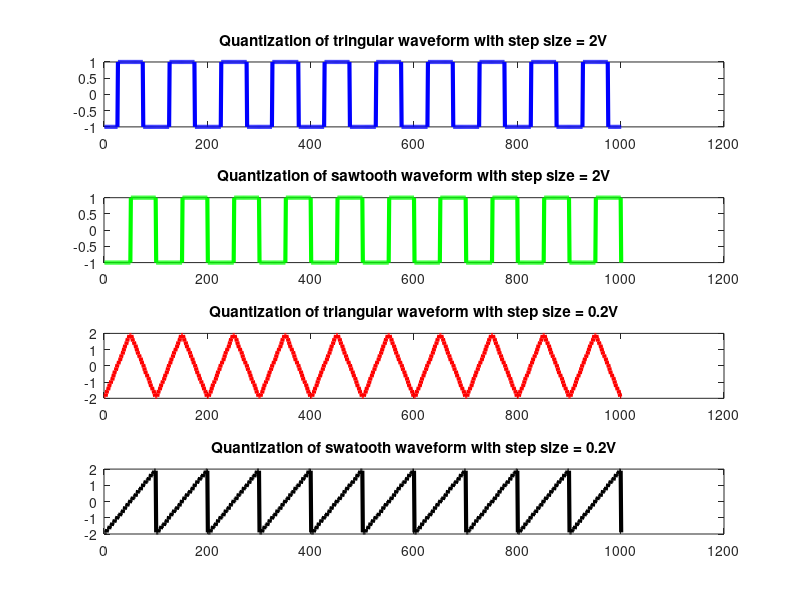

MATLAB code for this plot:
% Apoorv Singh 2019151
% PCS Assignment-4 Problem-2

f = 1; %frequency = 1Hz
t = 0:0.1:100; %time-axis
A = 2; %amplitude = 2V
x1_t = A*sawtooth(2*pi*f*t, 1/2); %triangular waveform with A = 2V
x2_t = A*sawtooth(2*pi*f*t); %sawtooth waveform with A = 2V

arr1 = rand(1,1001); %Quantization of triangular waveform with step size=2V
for i = 1:1001
    t1 = (i-1)/100;
    if(A*sawtooth(2*pi*f*t1, 1/2)>0)
        arr1(1,i) = 1;
    else
        arr1(1,i) = -1;
    end
end

subplot(4,1,1)
plot(arr1, 'b', 'Linewidth', 3)
title('Quantization of tringular waveform with step size = 2V')

arr2 = rand(1, 1001); %Quantization of sawtooth waveform with step size=2V
for i = 1:1001
    t1 = (i-1)/100;
    if(A*sawtooth(2*pi*f*t1)>0)
        arr2(1,i) = 1;
    else
        arr2(1,i) = -1;
    end
end

subplot(4,1,2)
plot(arr2, 'g', 'Linewidth', 3)
title('Quantization of sawtooth waveform with step size = 2V')

arr = rand(1,21); %Defining the intervals for step size=0.2V
arr(1,11) = 0;
for i = 1:21
    arr(1,i) = -2 + (i-1)*0.2;
end

arr3 = rand(1,1001); %Quantization of triangular waveform with step size=0.2V
for i = 1:1001
    t1 = (i-1)/100; 
    for j = 1:20
        if(A*sawtooth(2*pi*f*t1, 1/2)>=arr(1,j) && A*sawtooth(2*pi*f*t1, 1/2)<=arr(1,j+1))
            arr3(1,i) = (arr(1,j)+arr(1,j+1))/2;
        end
    end
end

subplot(4,1,3)
plot(arr3, 'r', 'Linewidth', 3)
title('Quantization of triangular waveform with step size = 0.2V')

arr4 = rand(1,1001); %Quantization of sawtooth waveform with step size=0.2V
for i = 1:1001
    t1 = (i-1)/100; 
    for j = 1:20
        if(A*sawtooth(2*pi*f*t1)>=arr(1,j) && A*sawtooth(2*pi*f*t1)<=arr(1,j+1))
            arr4(1,i) = (arr(1,j)+arr(1,j+1))/2;
        end
    end
end

subplot(4,1,4)
plot(arr4, 'black', 'Linewidth', 3)
title('Quantization of swatooth waveform with step size = 0.2V')

% When step size = 2V then we get a binary signal and a lot of information
% is lost whereas, when we take step size = 0.2V, information is
% preserved and suffice for the signal under consideration.
















